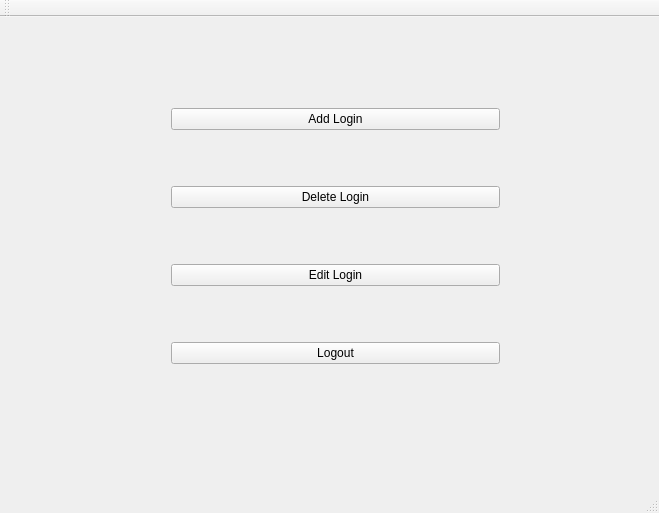
<?xml version="1.0" encoding="UTF-8"?>
<ui version="4.0">
 <class>MainWindow</class>
 <widget class="QMainWindow" name="MainWindow">
  <property name="geometry">
   <rect>
    <x>0</x>
    <y>0</y>
    <width>659</width>
    <height>513</height>
   </rect>
  </property>
  <property name="windowTitle">
   <string>Login</string>
  </property>
  <widget class="QWidget" name="centralWidget">
   <widget class="QWidget" name="verticalLayoutWidget">
    <property name="geometry">
     <rect>
      <x>160</x>
      <y>30</y>
      <width>351</width>
      <height>381</height>
     </rect>
    </property>
    <layout class="QVBoxLayout" name="verticalLayout">
     <item>
      <widget class="QPushButton" name="pushButton_ADD">
       <property name="text">
        <string>Add Login</string>
       </property>
      </widget>
     </item>
     <item>
      <widget class="QPushButton" name="pushButton_DELETE">
       <property name="text">
        <string>Delete Login</string>
       </property>
      </widget>
     </item>
     <item>
      <widget class="QPushButton" name="pushButton_EDIT">
       <property name="text">
        <string>Edit Login</string>
       </property>
      </widget>
     </item>
     <item>
      <widget class="QPushButton" name="pushButton_LOGOUT">
       <property name="text">
        <string>Logout</string>
       </property>
      </widget>
     </item>
    </layout>
   </widget>
  </widget>
  <widget class="QMenuBar" name="menuBar">
   <property name="geometry">
    <rect>
     <x>0</x>
     <y>0</y>
     <width>659</width>
     <height>22</height>
    </rect>
   </property>
  </widget>
  <widget class="QToolBar" name="mainToolBar">
   <attribute name="toolBarArea">
    <enum>TopToolBarArea</enum>
   </attribute>
   <attribute name="toolBarBreak">
    <bool>false</bool>
   </attribute>
  </widget>
  <widget class="QStatusBar" name="statusBar"/>
 </widget>
 <layoutdefault spacing="6" margin="11"/>
 <resources/>
 <connections/>
</ui>
